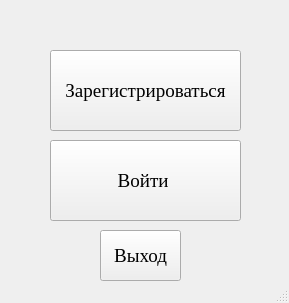
<?xml version="1.0" encoding="UTF-8"?>
<ui version="4.0">
 <class>MainWindow</class>
 <widget class="QMainWindow" name="MainWindow">
  <property name="geometry">
   <rect>
    <x>0</x>
    <y>0</y>
    <width>289</width>
    <height>303</height>
   </rect>
  </property>
  <property name="windowTitle">
   <string>MainWindow</string>
  </property>
  <widget class="QWidget" name="centralwidget">
   <widget class="QPushButton" name="pushButton">
    <property name="geometry">
     <rect>
      <x>50</x>
      <y>140</y>
      <width>191</width>
      <height>81</height>
     </rect>
    </property>
    <property name="font">
     <font>
      <family>Times New Roman</family>
      <pointsize>14</pointsize>
     </font>
    </property>
    <property name="text">
     <string>Войти </string>
    </property>
   </widget>
   <widget class="QPushButton" name="pushButton_2">
    <property name="geometry">
     <rect>
      <x>50</x>
      <y>50</y>
      <width>191</width>
      <height>81</height>
     </rect>
    </property>
    <property name="font">
     <font>
      <family>Times New Roman</family>
      <pointsize>14</pointsize>
     </font>
    </property>
    <property name="text">
     <string>Зарегистрироваться</string>
    </property>
   </widget>
   <widget class="QPushButton" name="pushButton_3">
    <property name="geometry">
     <rect>
      <x>100</x>
      <y>230</y>
      <width>81</width>
      <height>51</height>
     </rect>
    </property>
    <property name="font">
     <font>
      <family>Times New Roman</family>
      <pointsize>14</pointsize>
     </font>
    </property>
    <property name="text">
     <string>Выход</string>
    </property>
   </widget>
  </widget>
  <widget class="QStatusBar" name="statusbar"/>
 </widget>
 <resources/>
 <connections/>
</ui>
